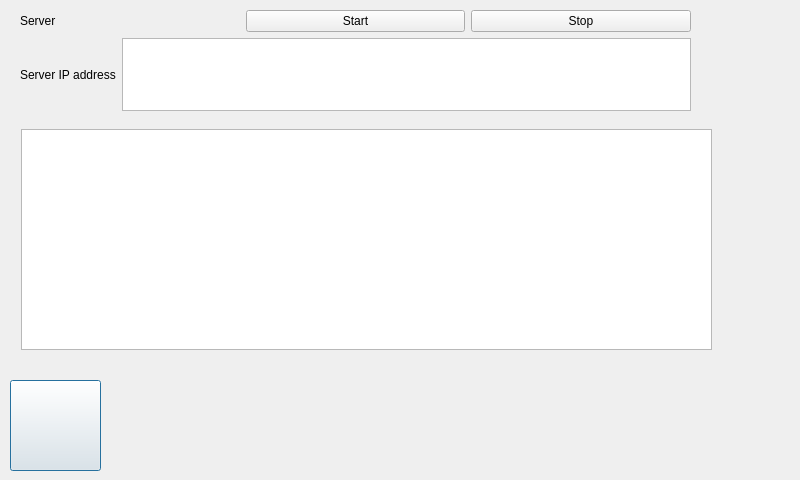
<?xml version="1.0" encoding="UTF-8"?>
<ui version="4.0">
 <class>SettingsWindow</class>
 <widget class="QDialog" name="SettingsWindow">
  <property name="geometry">
   <rect>
    <x>0</x>
    <y>0</y>
    <width>800</width>
    <height>480</height>
   </rect>
  </property>
  <property name="maximumSize">
   <size>
    <width>800</width>
    <height>480</height>
   </size>
  </property>
  <property name="windowTitle">
   <string>ControlWindow</string>
  </property>
  <widget class="QPushButton" name="Back">
   <property name="geometry">
    <rect>
     <x>10</x>
     <y>380</y>
     <width>91</width>
     <height>91</height>
    </rect>
   </property>
   <property name="maximumSize">
    <size>
     <width>100</width>
     <height>100</height>
    </size>
   </property>
   <property name="text">
    <string/>
   </property>
   <property name="icon">
    <iconset>
     <normaloff>img/back.png</normaloff>img/back.png</iconset>
   </property>
   <property name="iconSize">
    <size>
     <width>100</width>
     <height>100</height>
    </size>
   </property>
  </widget>
  <widget class="QTextBrowser" name="ServerOutput">
   <property name="geometry">
    <rect>
     <x>21</x>
     <y>129</y>
     <width>691</width>
     <height>221</height>
    </rect>
   </property>
  </widget>
  <widget class="QWidget" name="layoutWidget">
   <property name="geometry">
    <rect>
     <x>20</x>
     <y>10</y>
     <width>671</width>
     <height>101</height>
    </rect>
   </property>
   <layout class="QVBoxLayout" name="verticalLayout_2">
    <item>
     <layout class="QHBoxLayout" name="horizontalLayout_2">
      <item>
       <widget class="QLabel" name="ServerLabel">
        <property name="text">
         <string>Server</string>
        </property>
       </widget>
      </item>
      <item>
       <widget class="QPushButton" name="StartServer">
        <property name="text">
         <string>Start</string>
        </property>
       </widget>
      </item>
      <item>
       <widget class="QPushButton" name="StopServer">
        <property name="text">
         <string>Stop</string>
        </property>
       </widget>
      </item>
     </layout>
    </item>
    <item>
     <layout class="QHBoxLayout" name="horizontalLayout_5">
      <item>
       <widget class="QLabel" name="IPLabel">
        <property name="text">
         <string>Server IP address</string>
        </property>
       </widget>
      </item>
      <item>
       <widget class="QTextBrowser" name="IPText"/>
      </item>
     </layout>
    </item>
   </layout>
  </widget>
 </widget>
 <resources/>
 <connections/>
</ui>
